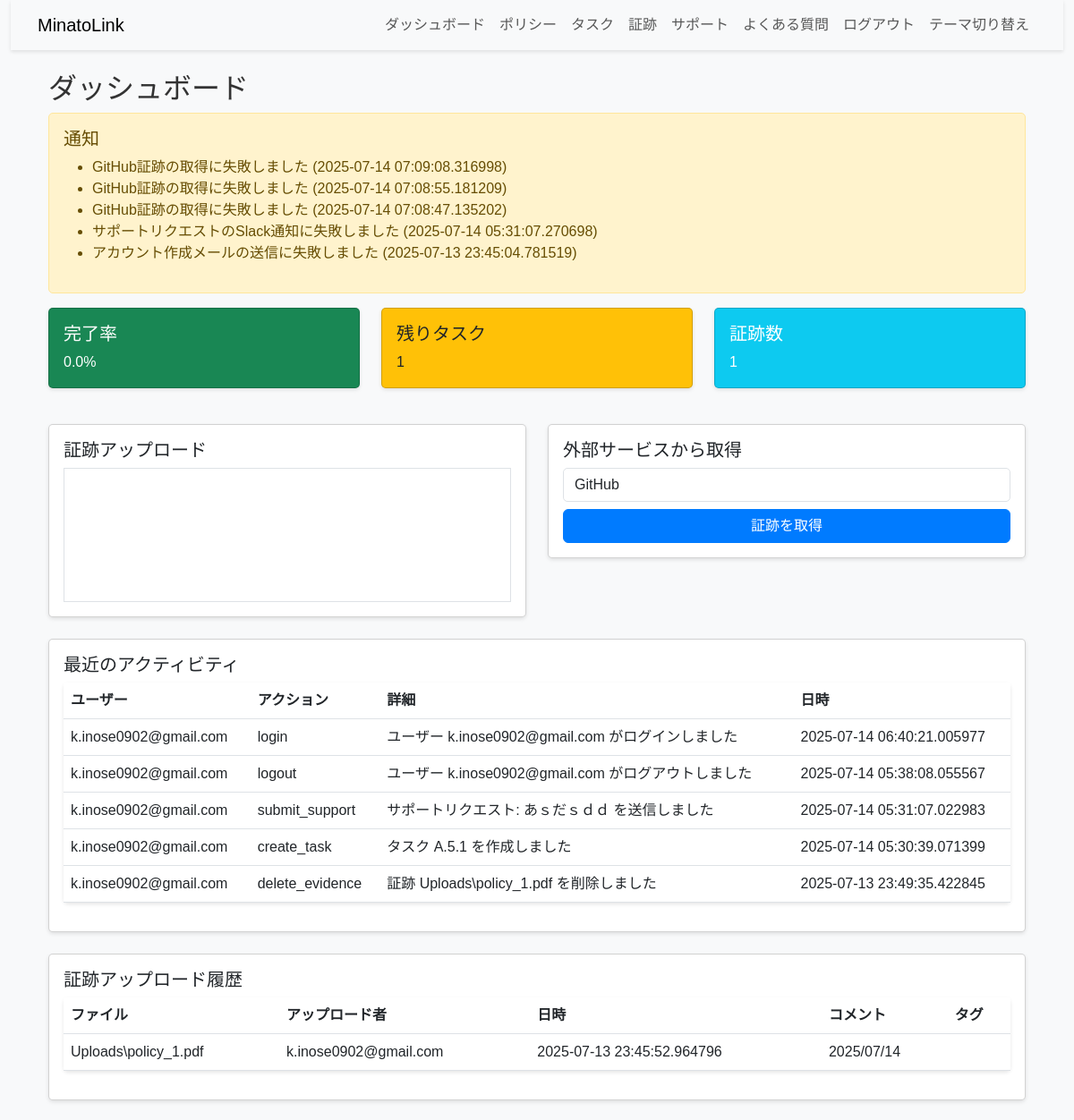
/dashboard (signed in, upper part), run on an earlier commit of the app's database.
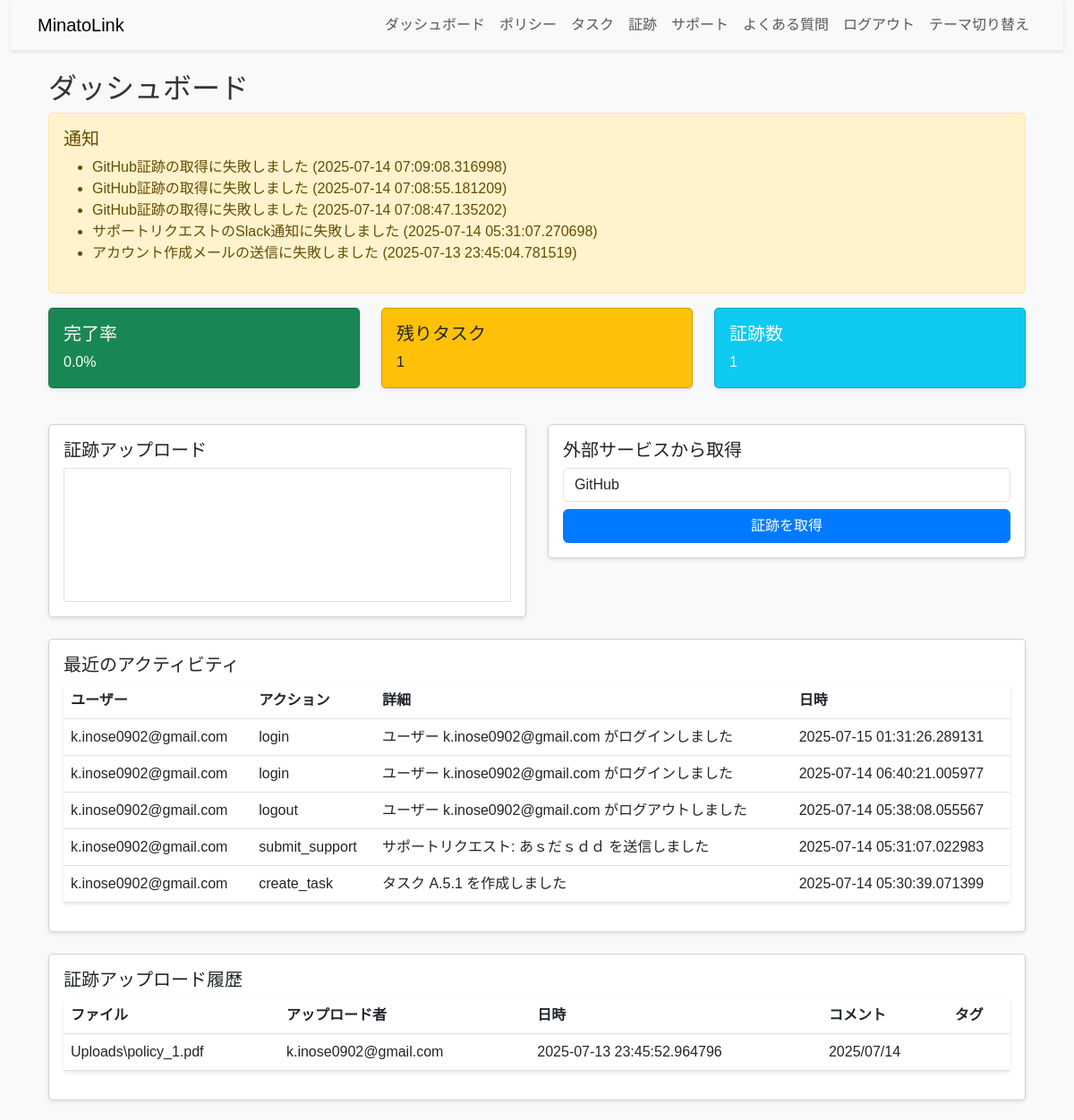
And on a later commit of the database.
### app.py (models this page shows)
class Notification(db.Model):
    id = db.Column(db.Integer, primary_key=True)
    user_id = db.Column(db.Integer, db.ForeignKey('user.id'), nullable=False)
    message = db.Column(db.Text, nullable=False)
    timestamp = db.Column(db.DateTime, default=datetime.utcnow)

class AuditLog(db.Model):
    id = db.Column(db.Integer, primary_key=True)
    user_id = db.Column(db.Integer, db.ForeignKey('user.id'), nullable=False)
    action = db.Column(db.String(100), nullable=False)
    details = db.Column(db.Text, nullable=False)
    timestamp = db.Column(db.DateTime, default=datetime.utcnow)

class User(UserMixin, db.Model):
    id = db.Column(db.Integer, primary_key=True)
    email = db.Column(db.String(120), unique=True, nullable=False)
    password = db.Column(db.String(255), nullable=False)
    role = db.Column(db.String(50), nullable=False, default='user')
    organization_id = db.Column(db.Integer, db.ForeignKey('organization.id'), nullable=False)
    two_factor_secret = db.Column(db.String(100))
    subscription_plan = db.Column(db.String(50), default='free')
    audit_logs = db.relationship('AuditLog', backref='user', lazy=True)
    support_requests = db.relationship('SupportRequest', backref='user', lazy=True)
    notifications = db.relationship('Notification', backref='user', lazy=True)

class Evidence(db.Model):
    id = db.Column(db.Integer, primary_key=True)
    file_path = db.Column(db.String(255), nullable=False)  # CloudinaryのURLまたはローカルのパス
    timestamp = db.Column(db.DateTime, default=datetime.utcnow)
    uploaded_by = db.Column(db.String(120), nullable=False)
    comment = db.Column(db.Text)
    organization_id = db.Column(db.Integer, db.ForeignKey('organization.id'), nullable=False)
    tags = db.relationship('Tag', secondary='evidence_tag', backref='evidences')

### app.py (the view)
@app.route('/dashboard')
@login_required
@force_https_and_headers
def dashboard():
    tasks = Task.query.filter_by(organization_id=current_user.organization_id).all()
    policies = Policy.query.filter_by(organization_id=current_user.organization_id).all()
    evidences = Evidence.query.filter_by(organization_id=current_user.organization_id).all()
    recent_logs = AuditLog.query.filter_by(user_id=current_user.id).order_by(AuditLog.timestamp.desc()).limit(5).all()
    notifications = Notification.query.filter_by(user_id=current_user.id).order_by(Notification.timestamp.desc()).limit(5).all()
    total_tasks = len(tasks)
    completed_tasks = len([t for t in tasks if t.status == '完了'])
    stats = {
        'total_tasks': total_tasks,
        'completed_tasks': completed_tasks,
        'in_progress_tasks': len([t for t in tasks if t.status == '進行中']),
        'not_started_tasks': len([t for t in tasks if t.status == '未開始']),
        'completed_percent': round((completed_tasks / total_tasks * 100) if total_tasks > 0 else 0, 1)
    }
    calendar_attributes = [
        {
            'key': task.id,
            'highlight': 'green' if task.status == '完了' else 'red' if task.status == '未開始' else 'yellow',
            'dates': task.deadline,
            'popover': {'label': f"{task.control_id}: {task.description}"}
        }
        for task in tasks if task.deadline
    ]
    return render_template('base.html', tasks=tasks, policies=policies, evidences=evidences, stats=stats,
                           calendar_attributes=calendar_attributes, recent_logs=recent_logs, notifications=notifications,
                           page='dashboard', form=EvidenceForm())

### app.py
class EvidenceForm(FlaskForm):
    file = FileField('ファイル', validators=[FileRequired(), FileAllowed(['pdf', 'doc', 'docx', 'txt', 'png', 'csv'], '許可されたファイル形式のみ')])
    tags = StringField('タグ')
    comment = TextAreaField('コメント')

### app.py (called while the page is built)
@login_manager.user_loader
def load_user(user_id):
    return User.query.get(int(user_id))

def force_https_and_headers(f):
    @wraps(f)
    def decorated_function(*args, **kwargs):
        if not app.debug and request.headers.get('X-Forwarded-Proto', 'http') != 'https':
            return redirect(request.url.replace('http://', 'https://'))
        response = make_response(f(*args, **kwargs))
        response.headers['X-Content-Type-Options'] = 'nosniff'
        response.headers['X-Frame-Options'] = 'DENY'
        response.headers['Content-Security-Policy'] = (
            "default-src 'self'; "
            "script-src 'self' https://cdn.jsdelivr.net; "
            "style-src 'self' https://cdn.jsdelivr.net; "
            "img-src 'self' data: https://res.cloudinary.com; "  # Cloudinaryの画像対応
            "frame-src 'self';"
        )
        return response
    return decorated_function

@app.after_request
def remove_x_frame_options(response):
    response.headers.pop('X-Frame-Options', None)
    response.headers['Content-Security-Policy'] = (
        "default-src * 'unsafe-inline' 'unsafe-eval' data: blob:;"
    )
    return response

### templates/base.html (shortened to what this page needs)
<!DOCTYPE html>
<html lang="ja">
<head>
    <link rel="stylesheet" href="https://cdn.jsdelivr.net/npm/bootstrap@5.3.0/dist/css/bootstrap.min.css">
    <link rel="stylesheet" href="{{ url_for('static', filename='css/style.css') }}">
    {% if page in ['evidence', 'dashboard'] %}
        <link rel="stylesheet" href="https://cdn.jsdelivr.net/npm/vue-dropzone@5.9.3/dist/vue-dropzone.min.css">
    {% endif %}
</head>
<body class="{% if session.get('theme') == 'dark' %}dark-mode{% endif %}">
    <div class="container-fluid">
        <nav class="navbar navbar-expand-lg navbar-light bg-light">
            <div class="container">
                <a class="navbar-brand" href="{{ url_for('index') }}">MinatoLink</a>
                <div class="collapse navbar-collapse" id="navbarNav">
                    <div class="navbar-nav ms-auto">
                        {% if current_user.is_authenticated %}
                            {% if current_user.email == config['ADMIN_EMAIL'] %}
                                <a class="nav-link" href="{{ url_for('create_organization') }}">組織作成</a>
                                <a class="nav-link" href="{{ url_for('manage_users') }}">ユーザー管理</a>
                                <a class="nav-link" href="{{ url_for('audit_log') }}">監査ログ</a>
                            {% else %}
                                <a class="nav-link" href="{{ url_for('dashboard') }}">ダッシュボード</a>
                                <a class="nav-link" href="{{ url_for('policies') }}">ポリシー</a>
                                <a class="nav-link" href="{{ url_for('tasks') }}">タスク</a>
                                <a class="nav-link" href="{{ url_for('evidence') }}">証跡</a>
                            {% endif %}
                            <a class="nav-link" href="{{ url_for('support') }}">サポート</a>
                            <a class="nav-link" href="{{ url_for('faq') }}">よくある質問</a>
                            <a class="nav-link" href="{{ url_for('logout') }}">ログアウト</a>
                            <button class="nav-link btn btn-link" id="toggle-theme">テーマ切り替え</button>
                        {% else %}
                            <a class="nav-link" href="{{ url_for('login') }}">ログイン</a>
                        {% endif %}
                    </div>
                </div>
            </div>
        </nav>
        <div class="container mt-4">
            {% if page == 'dashboard' %}
                <div class="container mt-4">
                    <h2>ダッシュボード</h2>
                    {% if notifications %}
                        <div class="alert alert-warning">
                            <h5>通知</h5>
                            <ul>
                                {% for notification in notifications %}
                                    <li>{{ notification.message }} ({{ notification.timestamp }})</li>
                                {% endfor %}
                            </ul>
                        </div>
                    {% endif %}
                    <div class="row">
                        <div class="col-md-4">
                            <div class="card text-white bg-success mb-3">
                                <div class="card-body">
                                    <h5 class="card-title">完了率</h5>
                                    <p class="card-text">{{ stats.completed_percent }}%</p>
                                </div>
                            </div>
                        </div>
                        <div class="col-md-4">
                            <div class="card text-dark bg-warning mb-3">
                                <div class="card-body">
                                    <h5 class="card-title">残りタスク</h5>
                                    <p class="card-text">{{ stats.not_started_tasks }}</p>
                                </div>
                            </div>
                        </div>
                        <div class="col-md-4">
                            <div class="card text-white bg-info mb-3">
                                <div class="card-body">
                                    <h5 class="card-title">証跡数</h5>
                                    <p class="card-text">{{ evidences|length }}</p>
                                </div>
                            </div>
                        </div>
                    </div>
                    <div class="row mt-4">
                        <div class="col-md-6">
                            <div class="card p-3">
                                <h5>証跡アップロード</h5>
                                <vue-dropzone
                                    id="dropzone-app"
                                    :options="dropzoneOptions"
                                    @vdropzone-success="onUploadSuccess"
                                    class="border p-3"
                                    style="min-height: 150px;">
                                </vue-dropzone>
                            </div>
                        </div>
                        <div class="col-md-6">
                            <div class="card p-3">
                                <h5>外部サービスから取得</h5>
                                <form method="POST" action="{{ url_for('fetch_external_evidence') }}">
                                    <select name="evidence_type" class="form-control mb-2">
                                        <option value="github">GitHub</option>
                                    </select>
                                    <button type="submit" class="btn btn-primary w-100">証跡を取得</button>
                                </form>
                            </div>
                        </div>
                    </div>
                    <div class="row mt-4">
                        <div class="col-md-12">
                            <div class="card p-3">
                                <h5>最近のアクティビティ</h5>
                                <table class="table">
                                    <thead>
                                        <tr>
                                            <th>ユーザー</th>
                                            <th>アクション</th>
                                            <th>詳細</th>
                                            <th>日時</th>
                                        </tr>
                                    </thead>
                                    <tbody>
                                        {% for log in recent_logs %}
                                            <tr>
                                                <td>{{ log.user.email }}</td>
                                                <td>{{ log.action }}</td>
                                                <td>{{ log.details }}</td>
                                                <td>{{ log.timestamp }}</td>
                                            </tr>
                                        {% endfor %}
                                    </tbody>
                                </table>
                            </div>
                        </div>
                    </div>
                    <div class="row mt-4">
                        <div class="col-md-12">
                            <div class="card p-3">
                                <h5>証跡アップロード履歴</h5>
                                <table class="table">
                                    <thead>
                                        <tr>
                                            <th>ファイル</th>
                                            <th>アップロード者</th>
                                            <th>日時</th>
                                            <th>コメント</th>
                                            <th>タグ</th>
                                        </tr>
                                    </thead>
                                    <tbody>
                                        {% for evidence in evidences[:5] %}
                                            <tr>
                                                <td>{{ evidence.file_path }}</td>
                                                <td>{{ evidence.uploaded_by }}</td>
                                                <td>{{ evidence.timestamp }}</td>
                                                <td>{{ evidence.comment or 'なし' }}</td>
                                                <td>{% for tag in evidence.tags %}{{ tag.name }}{% if not loop.last %}, {% endif %}{% endfor %}</td>
                                            </tr>
                                        {% endfor %}
                                    </tbody>
                                </table>
                            </div>
                        </div>
                    </div>
                </div>
            {% endif %}
        </div>
    </div>
</body>
</html>

### static/css/style.css (style rules this page uses)
body { font-family: 'Arial', sans-serif; background-color: #f8f9fa; color: #333; }
.navbar { box-shadow: 0 2px 4px rgba(0, 0, 0, 0.1); }
.form-control { border-radius: 5px; }
.btn-primary { background-color: #007bff; border-color: #007bff; transition: background-color 0.3s ease; }
.alert { border-radius: 5px; }
.table { background-color: #fff; border-radius: 5px; box-shadow: 0 2px 4px rgba(0, 0, 0, 0.1); }
.card { border-radius: 5px; box-shadow: 0 2px 4px rgba(0, 0, 0, 0.1); }

### templates/base.html (style rules this page uses)
body { font-family: 'Noto Sans JP', sans-serif; }

What changed in the data, as far as the page shows it:
no longer on this page (row unchanged): AuditLog: user.email "k.inose0902@gmail.com", action "delete_evidence", details "証跡 Uploads\\policy_1.pdf を削除しました", timestamp "2025-07-13 23:49:35.422845"
added AuditLog: user.email "k.inose0902@gmail.com", action "login", details "ユーザー k.inose0902@gmail.com がログインしました", timestamp "2025-07-15 01:31:26.289131"
